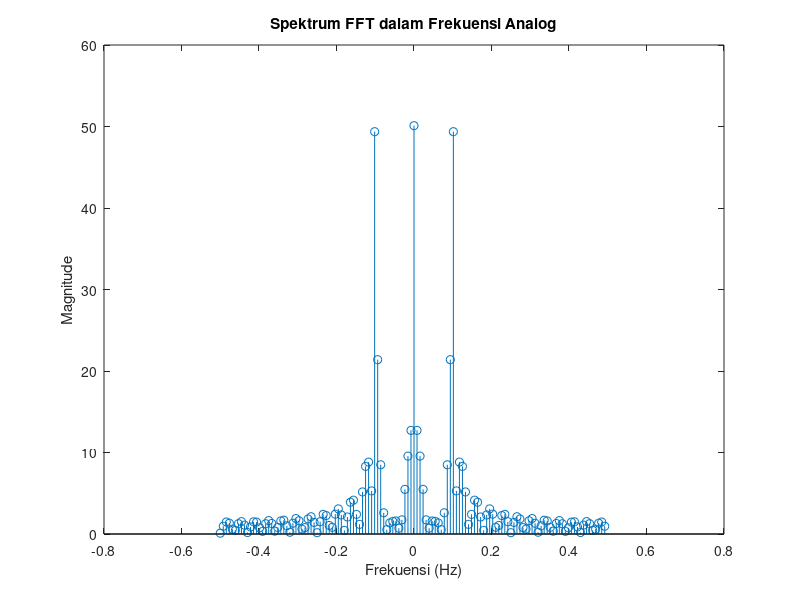
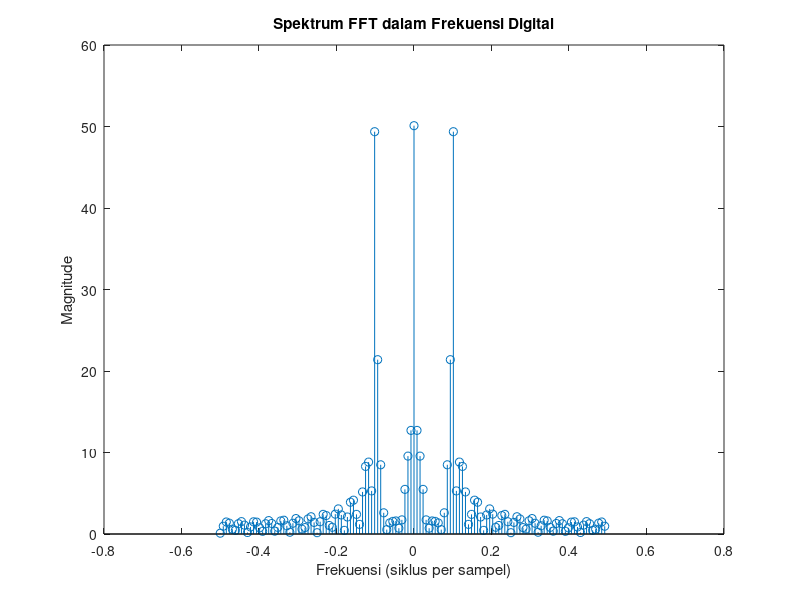

Here is the MATLAB script that generated these plots, in order:
% Program untuk menampilkan fft dalam frekuensi analog dan digital
close all;clc;

L = 100; % Panjang sinyal
n = 0:(L-1); % Vektor waktu/sampel

% Komponen sinyal
x1 = cos(2 * pi * (0.100) * n); % x1(n)
x2 = 0.1 * cos(2 * pi * (0.105) * n); % x2(n)
x3 = 0.001 * cos(2 * pi * (0.111) * n); % x3(n)

% Sinyal total
x = 0.5 + x1 + x2 + x3;

% Window rektangular
rect_window = ones(1, L);

% Terapkan window ke sinyal
x_windowed = x .* rect_window;

% Frekuensi sampling
Fs = 1; % Frekuensi sampling adalah 1 sampel per detik

% N-DFT
N = 128; % Nilai N yang diinginkan
X = fft(x_windowed, N); % Melakukan fft dengan zero padding

% Menggeser spektrum setelah fft
X_shifted = fftshift(X);

% Mendapatkan magnitude dari spektrum
X_magnitude = abs(X_shifted);

% Membuat vektor frekuensi analog
f = (-N/2 : N/2-1) * Fs / N;

% Membuat vektor frekuensi digital (siklus per sampel)
f_digital = f / Fs;

% Membuat plot magnitude vs frekuensi analog
figure(1)
stem(f, X_magnitude)
xlabel('Frekuensi (Hz)')
ylabel('Magnitude')
title('Spektrum FFT dalam Frekuensi Analog')

% Membuat plot magnitude vs frekuensi digital
figure(2)
stem(f_digital, X_magnitude)
xlabel('Frekuensi (siklus per sampel)')
ylabel('Magnitude')
title('Spektrum FFT dalam Frekuensi Digital')
